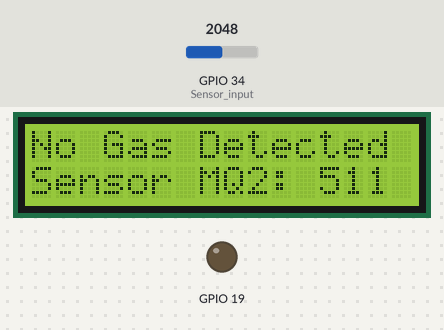
The sketch below on a simulated ESP32. Parts: 16×2 character LCD, output pins drawn as LEDs (lit = HIGH). Inputs (shaded band) come from the test bench; at power-on: GPIO 34 (Sensor_input) = 2048. WiFi joins after 1.5 s; servers stay silent unless stated; what the sketch prints to the serial monitor is not drawn.

Above: at 3.5 s.
3.6 s: GPIO 34 (Sensor_input) set to 2740
At 5.0 s:
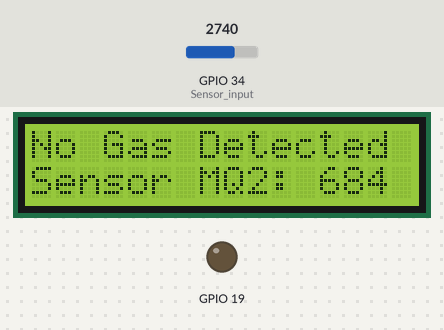
6.0 s: GPIO 34 (Sensor_input) set to 2844
At 7.3 s:
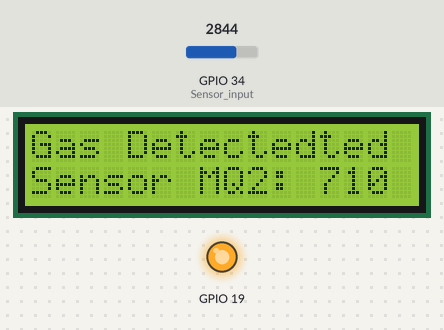
8.1 s: GPIO 34 (Sensor_input) set to 2866
At 9.5 s:
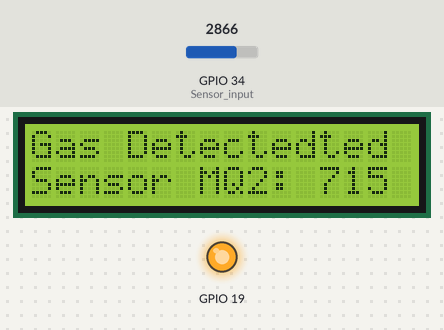
10.1 s: GPIO 34 (Sensor_input) set to 2047
At 11.9 s:
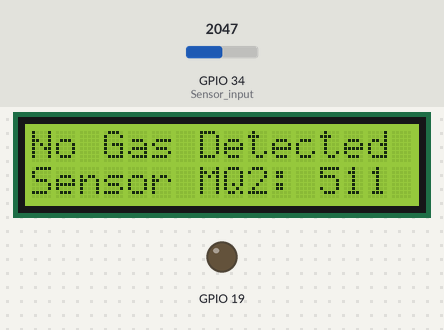
Timing chart, 0 to 13.2 s (numbered marks = the images above; inputs shaded):
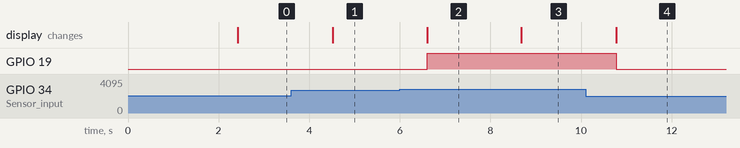

The sketch:

GAS.ino
```cpp
#include <Wire.h>
#include <WiFi.h>
#include <BlynkSimpleEsp32.h>
#include <LiquidCrystal_I2C.h>

char ssid[] = "Why";
char pass[] = "150713222014";

// Token Blynk Anda

char auth[] = "4mbZAn1c5XG6zai_LCpRe2swNctgo5vZ";


LiquidCrystal_I2C lcd(0x27, 16, 2); // Inisialisasi LCD I2C dengan alamat 0x27, 16 kolom, 2 baris
const int Sensor_input = 34; /* Digital pin 4 untuk input sensor */

void setup() {
  Serial.begin(115200); /* Baud rate untuk komunikasi serial */

  // Inisialisasi WiFi
  WiFi.begin(ssid, pass);
  while (WiFi.status() != WL_CONNECTED) {
    delay(1000);
    Serial.println("Connecting to WiFi...");
  }
  Serial.println("Connected to WiFi");

  // Inisialisasi Blynk
  Blynk.begin(auth, ssid, pass);


  pinMode(Sensor_input, INPUT); /* Input sensor */
  pinMode(19,OUTPUT);
  lcd.init(); /* Inisialisasi LCD */
  lcd.backlight(); /* Nyalakan backlight LCD */
  lcd.setCursor(0, 0); /*mengatur cursor dari lcd 16x02*/
  lcd.print("Gas Sensor:");
}

void loop() {
    Blynk.run();

  int sensor_Aout = analogRead(Sensor_input); /* Baca nilai analog dari sensor */
  int mappedValue = map(sensor_Aout, 0, 4095, 0, 1023);  /*mapping data */
  Serial.print("Gas Sensor: "); /*menampilkan tulisan gas sensor di serial monitor*/
  Serial.print(mappedValue ); /* Tampilkan nilai yang dibaca */
  Serial.print("\t");
  Serial.print("\t");

  lcd.setCursor(0, 1);
  lcd.print("                "); /* Hapus baris kedua */
  lcd.setCursor(0, 1);
  lcd.print("Sensor MQ2: ");
  lcd.print(mappedValue ); /* Tampilkan nilai sensor MQ2 */

  Blynk.virtualWrite(V1, mappedValue );

  if (mappedValue  > 700) { /* Kondisi jika nilai sensor di atas 1800 */
    Serial.println("Gas");
    lcd.setCursor(0, 0);
    lcd.print("Gas Detected");
    digitalWrite(19, HIGH); /* Nyalakan LED jika mendeteksi gas */
  } else {
    Serial.println("No Gas");
    lcd.setCursor(0, 0);
    lcd.print("No Gas Detected");
    digitalWrite(19, LOW); /* Matikan LED jika tidak mendeteksi gas */
  }
  delay(1000); /* Delay 1 detik */
}
```

Measured:
- the behaviour switches between 2806 and 2807 on GPIO 34 (Sensor_input) (found by bisection; images 1 and 2)
- after the input at 3.6 s, the display: changes after 0.91 s (image 1)
- after the input at 6.0 s, GPIO 19: LOW → HIGH after 0.60 s; the display: changes after 0.60 s (image 2)
- after the input at 8.1 s, the display: changes after 0.59 s (image 3)
- after the input at 10.1 s, GPIO 19: HIGH → LOW after 0.67 s; the display: changes after 0.67 s (image 4)
